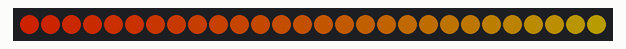
Simulated run of this program. Board: Raspberry Pi Pico running CircuitPython. On the bench: 28 RGB LEDs in strip order, left to right. Dim RGB values are drawn brighter than linear.

Above: at 0.15 s.
At 3.12 s:
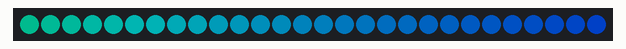
At 9.15 s:
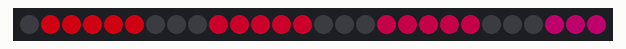
At 13.1 s:
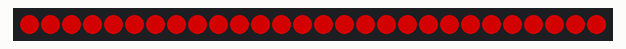
At 24.1 s:
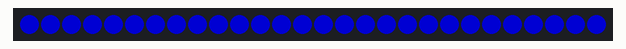
At 39.78 s:
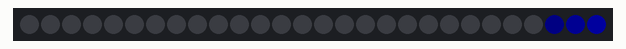

Measured:
- what the display in image 3 shows lasts 0.5 s, from 13.0 s to 13.5 s
- what the display in image 4 shows lasts 3.1 s, from 24.0 s to 27.1 s

The program:

code.py
```python
import board
import neopixel

from adafruit_led_animation.animation.solid import Solid
from adafruit_led_animation.animation.blink import Blink
from adafruit_led_animation.animation.comet import Comet
from adafruit_led_animation.animation.chase import Chase
from adafruit_led_animation.animation.rainbow import Rainbow
from adafruit_led_animation.animation.rainbowchase import RainbowChase
from adafruit_led_animation.sequence import AnimationSequence
from adafruit_led_animation.animation.rainbowcomet import RainbowComet
from adafruit_led_animation.color import RED
from adafruit_led_animation.color import BLUE

# Variables
pixel_controller_pin = board.GP0
pixel_count = 28

pixels = neopixel.NeoPixel(
    pixel_controller_pin, pixel_count, auto_write=False, pixel_order=neopixel.RGB
)
pixels.brightness = 0.5

solid = Solid(pixels, color=BLUE)
blink = Blink(pixels, speed=0.5, color=RED)
comet = Comet(pixels, speed=0.01, color=BLUE, tail_length=10, bounce=True)
chase = Chase(pixels, speed=0.1, size=3, spacing=6, color=RED)
rainbow = Rainbow(pixels, speed=0.1, period=2)
rainbow_chase = RainbowChase(pixels, speed=0.1, size=5, spacing=3)
rainbow_comet = RainbowComet(pixels, speed=0.05, bounce=True)

animations = AnimationSequence(
    rainbow,
    comet,
    solid,
    rainbow_chase,
    blink,
    chase,
    advance_interval=3,
    auto_clear=True,
)

while True:
    animations.animate()
```
